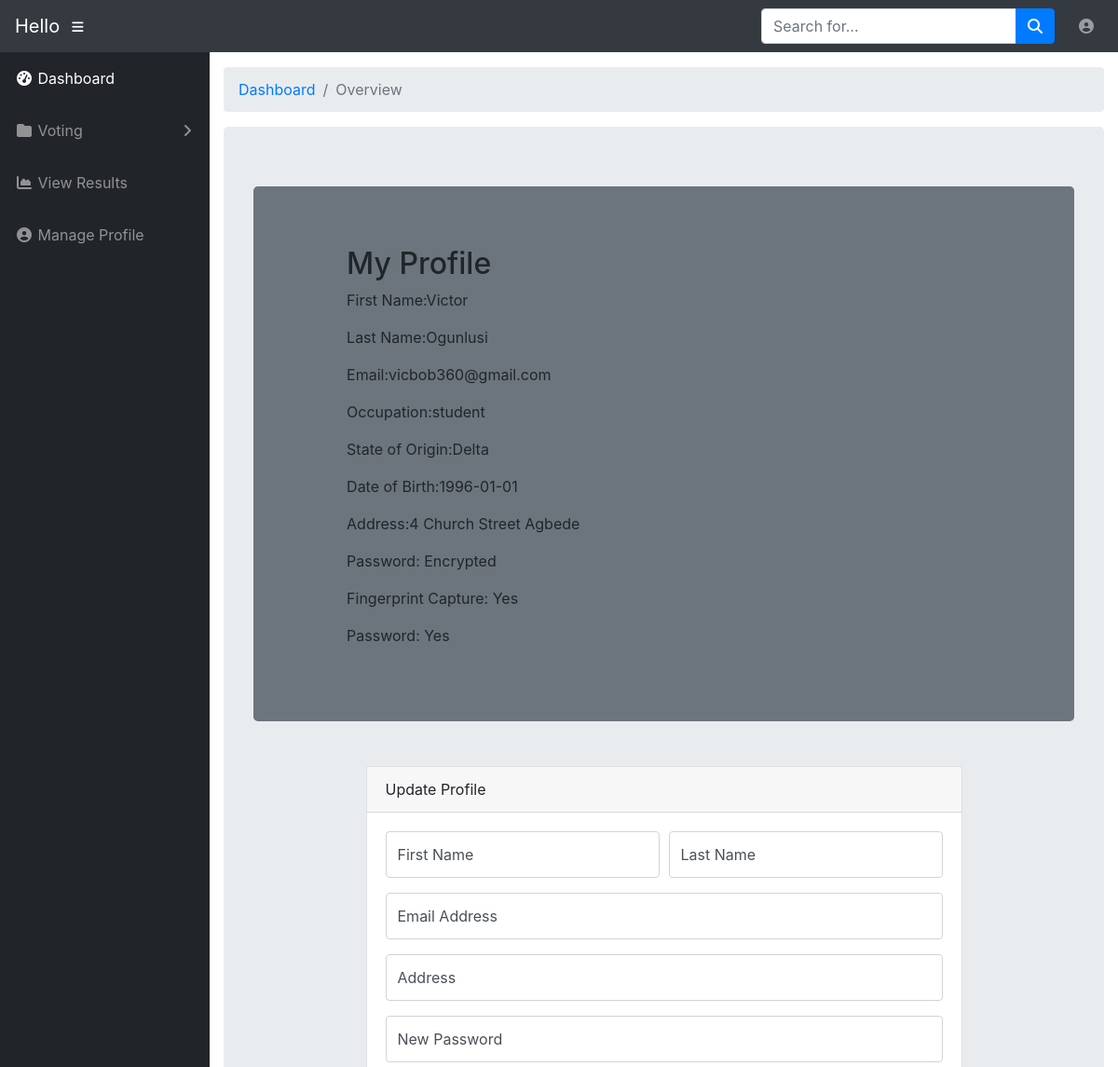
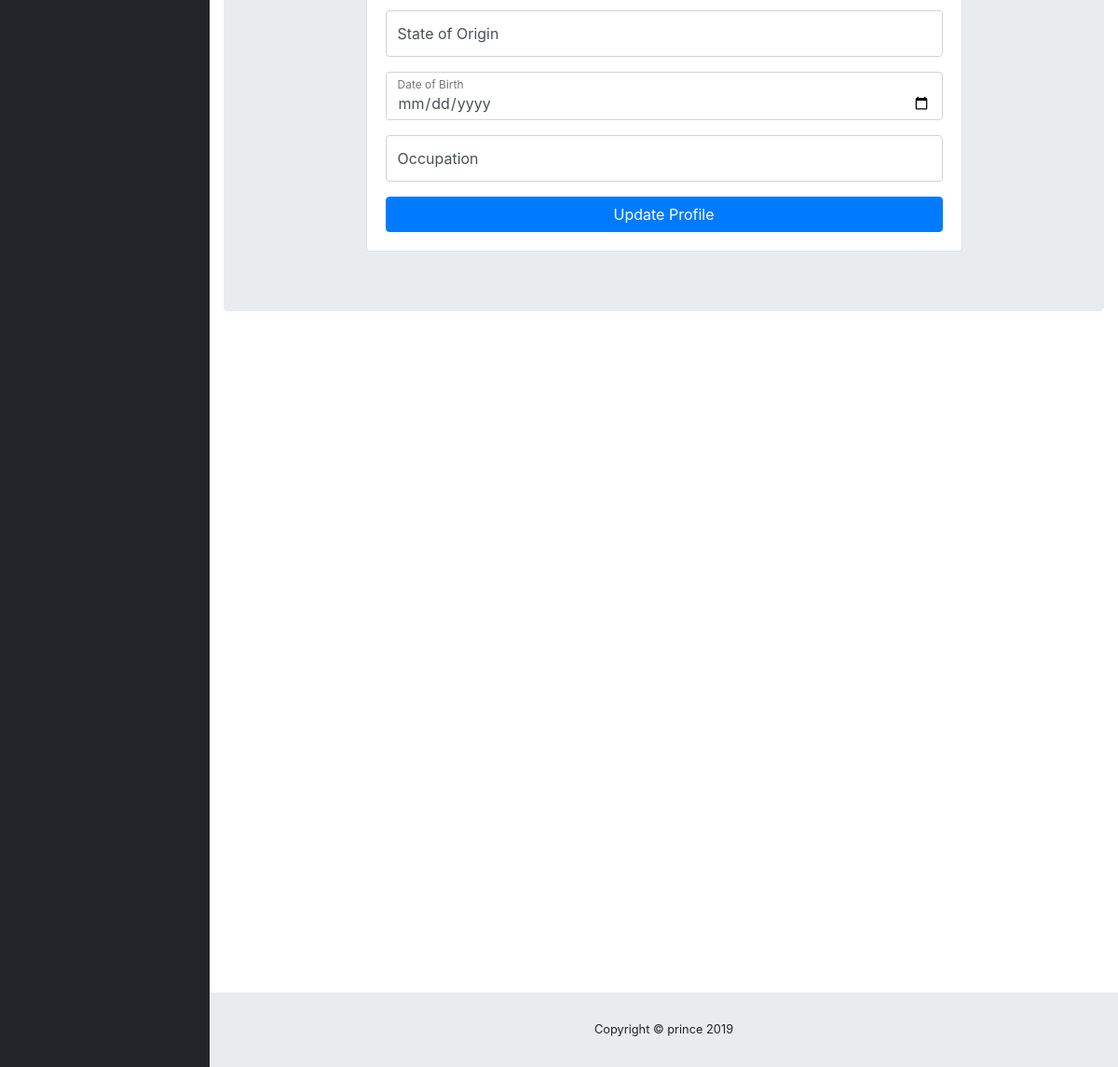
Page /Pages/manage-profile.php (signed in) on the committed database (2 pictures, top to bottom).
### tables this page shows
CREATE TABLE IF NOT EXISTS `users` (
  `id` int(11) NOT NULL AUTO_INCREMENT,
  `firstname` varchar(50) DEFAULT NULL,
  `lastname` varchar(30) DEFAULT NULL,
  `email` varchar(50) DEFAULT NULL,
  `password` varchar(100) DEFAULT NULL,
  `address` varchar(100) DEFAULT NULL,
  `state_of_origin` varchar(14) DEFAULT NULL,
  `dob` date DEFAULT NULL,
  `occupation` varchar(30) DEFAULT NULL,
  `fingerprint_capture` tinyint(1) NOT NULL,
  `facial_capture` tinyint(1) NOT NULL,
  PRIMARY KEY (`id`)
);

### Pages/manage-profile.php (the view, shortened to what this page needs)
<?php
require('db.php');
$id = $_SESSION['id'];
$sql = "SELECT * FROM users WHERE id = '$id'";
$result = mysqli_query($conn, $sql) or die(mysqli_error($conn));
$row = $result->fetch_assoc();
if ($row) {
    $firstname = $row['firstname'];
    $lastname = $row['lastname'];
    $email = $row['email'];
    $address = $row['address'];
    $occupation = $row['occupation'];
    $dob = $row['dob'];
    $state_of_origin = $row['state_of_origin'];
}
$content = '
<div class="jumbotron">
        <div class="jumbotron bg-secondary">
        <div class="card-group text-md-left">
        <div class="col-lg-1"></div>
        <div class="card borderless bg-secondary ">
        <h2 class=""> My Profile</a></h2>
            <p >First Name:'.$firstname.'</p>
                                <p >Last Name:'.$lastname.'
                                </p>
                                <p>Email:'. $email.'</p>
                                <p>Occupation:'.$occupation.'
                                </p>
                                <p>State of Origin:'.$state_of_origin.'
                                </p>
                                <p>Date of Birth:'.$dob.'
                                </p>
                                <p>Address:'.$address.'
                                </p>
                                <p>Password: Encrypted
                                </p>
                                ';
                                $date = (new DateTime())->format('Y-m-d');
                                $diff = strtotime($date) - strtotime($dob);
                                $years = floor($diff / (365 * 60 * 60 * 24));
                                if ($years >= 18) {
                                    $content.='<p>Fingerprint Capture: Yes
                                    </p>
                                    <p>Password: Yes
                                    </p>';
                                }
                           $content.= '
                                </div>
                               </div>
                               </div>
                    <div class = "card card-register mx-auto mt-5">
                                <div class="card-header">Update Profile</div>
                                    <div class="card-body" id="signup">
                        <form action="manage-profile.php ?>" method="post">
                                 <div class="form-group">
                        <div class="form-row">
                            <div class="col-md-6">
                                <div class="form-label-group">
                                    <input type="text" id="firstname" class="form-control" required autocomplete="off"
                                           name="firstname" placeholder="First Name" autofocus="autofocus"/>
                                    <label for="firstname">
                                        First Name
                                    </label>
                                </div>
                            </div>
                            <div class="col-md-6">
                                <div class="form-label-group">
                                    <input type="text" id="lastname" required autocomplete="off" name="lastname"
                                           class="form-control" autofocus="autofocus" placeholder="Last Name"/>
                                    <label for="lastname">
                                        Last Name
                                    </label>
                                </div>
                            </div>
                        </div>
                    </div>
                    <div class="form-group">
                        <div class="form-label-group">
                            <input type="email" id="email" required autocomplete="off" name="email" class="form-control"
                                   placeholder="Email Address" autofocus="autofocus"/>
                            <label for="email">
                                Email Address
                            </label>
                        </div>
                    </div>
                    <div class="form-group">
                        <div class="form-label-group">
                            <input type="text" id="address" required autocomplete="off" name="address" class="form-control"
                                   placeholder="Address" autofocus="autofocus"/>
                            <label for="address">
                               Address
                            </label>
                        </div>
                    </div>
                    <div class="form-group">
                        <div class="form-label-group">
                            <input type="password" id="password" required autocomplete="off" name="password" class="form-control"
                                   placeholder="New Password" autofocus="autofocus"/>
                            <label for="password">
                                New Password
                            </label>
                        </div>
                    </div>
                    <div class="form-group">
                        <div class="form-label-group">
                            <input type="text" id="state_of_origin" required autocomplete="off" name="state_of_origin" class="form-control"
                                   placeholder="State of Origin" autofocus="autofocus"/>
                            <label for="state_of_origin">
                                State of Origin
                            </label>
                        </div>
                    </div>
                   <div class="form-group">
                        <div class="form-label-group">
                            <input type="date" id="dob" required autocomplete="off" name="dob" class="form-control"
                                   placeholder="Date of Birth" autofocus="autofocus"/>
                            <label for="dob">
                                Date of Birth
                            </label>
                        </div>
                    </div>
                    <div class="form-group">
                        <div class="form-label-group">
                            <input type="text" id="occupation" required autocomplete="off" name="occupation" class="form-control"
                                   placeholder="Occupation" autofocus="autofocus"/>
                            <label for="occupation">
                                Occupation
                            </label>
                        </div>
                    </div>
                    <button name="update" type="submit" class="btn btn-primary btn-block"/>
                    Update Profile</button>
                        </form>
</div>';
require_once("layout.php");
?>

### Style/index.css (style rules this page uses)
.borderless { border: none; background: transparent; }

### rows in the picture
users: firstname "Victor", lastname "Ogunlusi", email "vicbob360@gmail.com", occupation "student", state_of_origin "Delta", dob "1996-01-01", address "4 Church Street Agbede"
